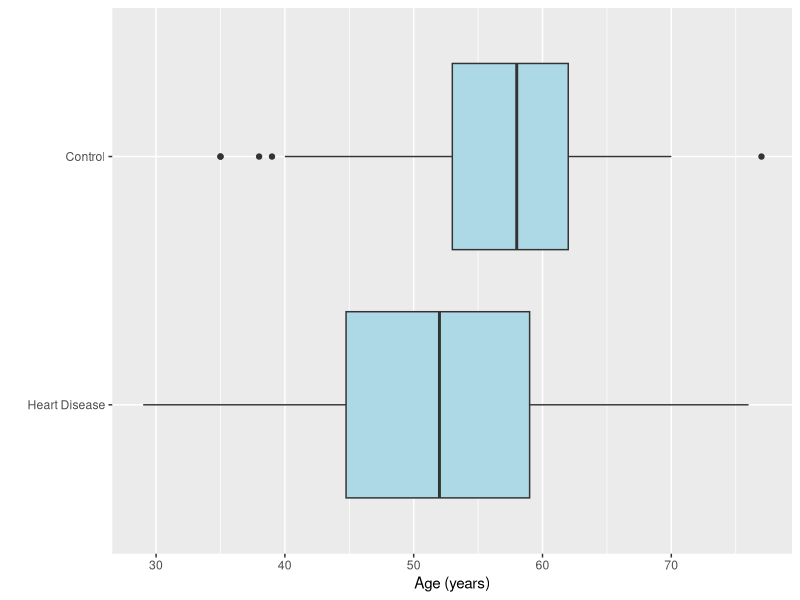
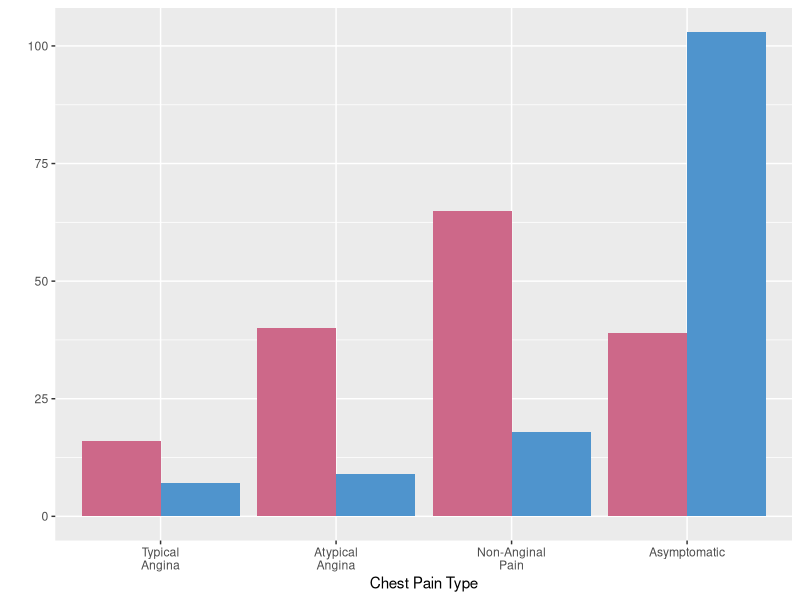
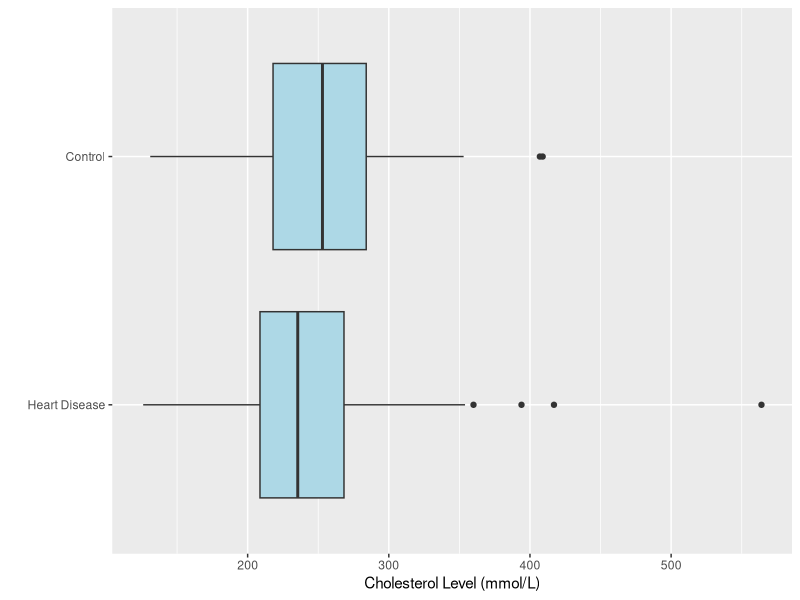
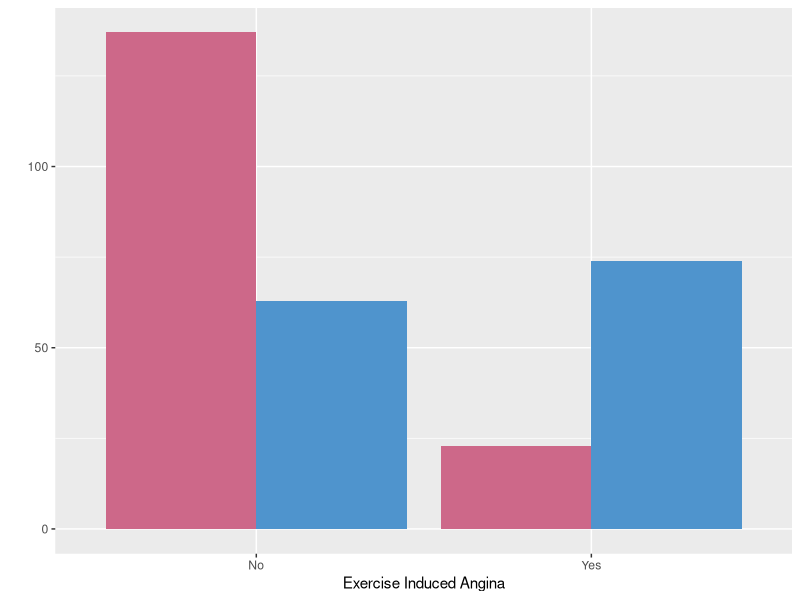
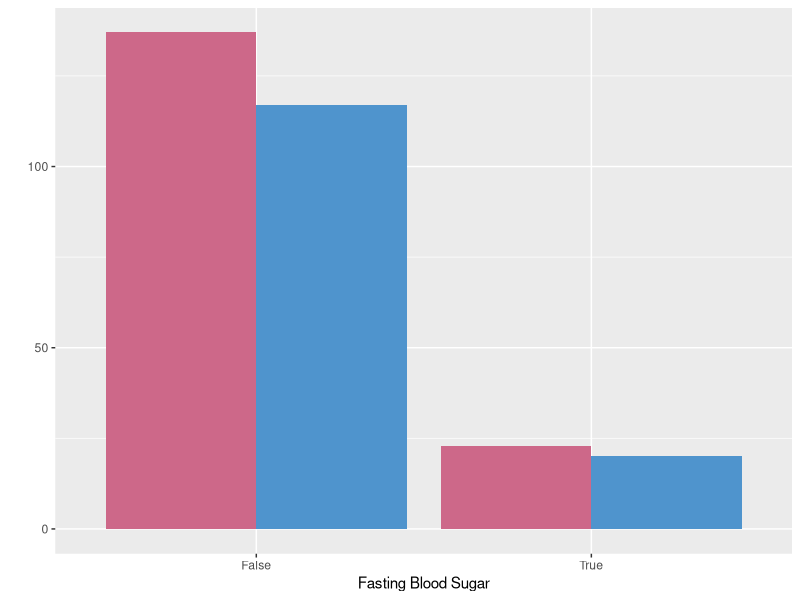
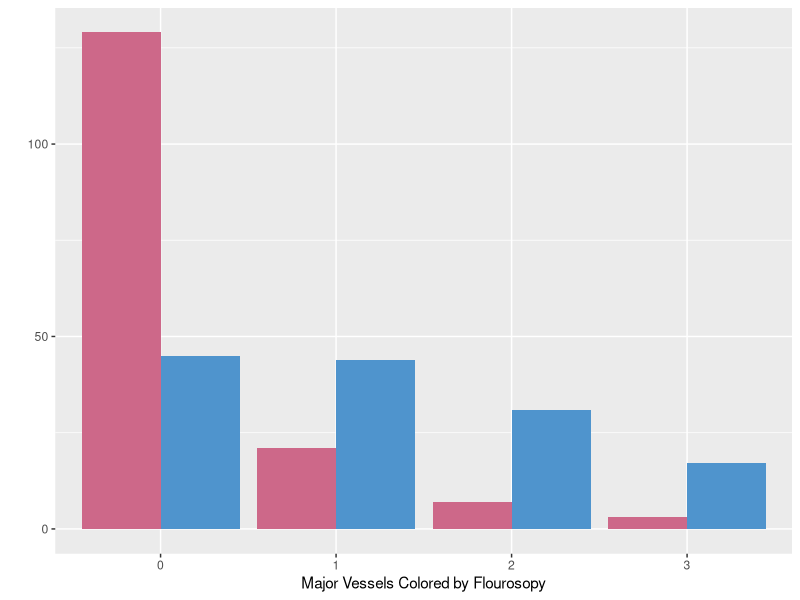

These charts were generated, in order, by the following R code:
## Heart Disease ##
## Kaylia Reynolds ##

## Libraries
library(ggplot2)
library(tidyverse)
library(gridExtra)
library(grid)

#############################################################

## Load Data
heart <- read_csv("derived_data/pure_heart.txt",
                  col_names = TRUE)

# nrow(heart)

#############################################################

## Cleaning
# Factors
cols.to.change <- c(2, 3, 6, 7, 9, 11, 12, 13, 14)
heart[, cols.to.change] <- lapply(heart[, cols.to.change], factor)
# str(heart)

#############################################################

## Continuous Plots
# Age
age.bx <- ggplot(heart, aes(x = disease.status, y = age)) + 
	geom_boxplot(fill = "lightblue") +
	xlab("") +
	coord_flip() +
	ylab("Age (years)") +
	scale_x_discrete(labels = c("Heart Disease", "Control"))

# Resting Blood Pressure
restingbp.bx <- ggplot(heart, aes(x = disease.status, y = restingbp)) + 
	geom_boxplot(fill = "lightblue") +
	xlab("") +
	coord_flip() +
	ylab("Resting Blood Pressure (mmHg)") +
	scale_x_discrete(labels = c("Heart Disease", "Control"))

# Cholesterol Count
cholest.bx <- ggplot(heart, aes(x = disease.status, y = cholest)) + 
	geom_boxplot(fill = "lightblue") +
	xlab("") +
	coord_flip() +
	ylab("Cholesterol Level (mmol/L)") +
	scale_x_discrete(labels = c("Heart Disease", "Control"))

# Maximum Heart Rate
maxheartrate.bx <- ggplot(heart, aes(x = disease.status, y = maxheartrate)) + 
	geom_boxplot(fill = "lightblue") +
	xlab("") +
	coord_flip() +
	ylab("Maximum Heart Rate (bpm)") +
	scale_x_discrete(labels = c("Heart Disease", "Control"))

# SOMETHING
st.depress.bx <- ggplot(heart, aes(x = disease.status, y = st.depress)) + 
	geom_boxplot(fill = "lightblue") +
  xlab("") +
	coord_flip() +
	ylab("ST Depression Induced by Exercise Relative to Rest (mm)") +
	scale_x_discrete(labels = c("Heart Disease", "Control"))

lay <- rbind(c(1,1,1,1,10),
             c(2,2,2,2,10),
             c(3,3,3,3,10),
             c(4,4,4,4,10),
             c(5,5,5,5,10))

# All Continuous Vars
#grid.arrange(age.bx, restingbp.bx, cholest.bx, maxheartrate.bx, st.depress.bx, 
#            left = "Disease Status",
#            top = textGrob("Continuous Variable Distributions", gp = gpar(fontsize = 15)),
#            layout_matrix = lay)

cont.vars <- arrangeGrob(age.bx, restingbp.bx, cholest.bx, maxheartrate.bx, st.depress.bx,
                         left = textGrob("Disease Status", gp = gpar(fontsize = 15), rot = 90),
                         top = textGrob("Continuous Variable Distributions", gp = gpar(fontsize = 18)),
                         layout_matrix = lay)

ggsave("figures/cont_var_distributions.png", cont.vars, width = 5, height = 6)


#############################################################

## Discrete Plots

# Set colors
bar.cols <- c("palevioletred3", "steelblue3")

# Sex Counts
sex.cnt <- ggplot(heart, aes(sex)) + 
	geom_bar(aes(fill = disease.status), position = "dodge") + 
	xlab("Sex") + 
	ylab("") +
	scale_fill_manual(values = bar.cols,
				name = "Disease Status", 
				labels = c("Control", "Heart Disease")) +
  theme(legend.position="right") +
  scale_x_discrete(breaks=c("0","1"),
                   labels=c("Female", "Male"))

# Chest Pain Counts
chest.cnt <- ggplot(heart, aes(chest.pain)) + 
	geom_bar(aes(fill = disease.status), position = "dodge") + 
	xlab("Chest Pain Type") + 
	ylab("") +
	scale_fill_manual(values = bar.cols,
				name = "Disease Status", 
				labels = c("Control", "Heart Disease")) +
  theme(legend.position="none") +
  scale_x_discrete(breaks=c("1","2", "3", "4"),
                   labels=c("Typical\nAngina", "Atypical\nAngina", "Non-Anginal\nPain", "Asymptomatic"))

# Fasting Counts
fasting.cnt <- ggplot(heart, aes(fastingbs)) + 
	geom_bar(aes(fill = disease.status), position = "dodge") + 
	xlab("Fasting Blood Sugar") + 
	ylab("") +
	scale_fill_manual(values = bar.cols,
				name = "Disease Status", 
				labels = c("Control", "Heart Disease")) +
  theme(legend.position="none") +
  scale_x_discrete(breaks=c("0","1"),
                   labels=c("False", "True"))

# Resting Counts
restingec.cnt <- ggplot(heart, aes(restingec)) + 
	geom_bar(aes(fill = disease.status), position = "dodge") + 
	xlab("Resting Electrocardiographic Results") + 
	ylab("") +
	scale_fill_manual(values = bar.cols,
				name = "Disease Status", 
				labels = c("Control", "Heart Disease")) +
  theme(legend.position="none") +
  scale_x_discrete(breaks=c("0","1", "2"),
                   labels=c("Normal", "ST-T Wave\n Abnormality", "Left Ventricular\nHypertrophy"))

# Old Peak Counts
oldpeak.cnt <- ggplot(heart, aes(oldpeak)) + 
	geom_bar(aes(fill = disease.status), position = "dodge") + 
	xlab("Peak Exercise ST Segment Slope") + 
	ylab("") +
  scale_fill_manual(values = bar.cols,
    name = "Disease Status", 
		labels = c("Control", "Heart Disease")) +
  theme(legend.position="none") +
  scale_x_discrete(breaks=c("1","2", "3"),
                   labels=c("Upsloping", "Flat", "Downsloping"))

# Exercise Counts
exercise.cnt <- ggplot(heart, aes(exercise.ang)) + 
	geom_bar(aes(fill = disease.status), position = "dodge") + 
	xlab("Exercise Induced Angina") + 
	ylab("") +
	scale_fill_manual(values = bar.cols,
				name = "Disease Status", 
				labels = c("Control", "Heart Disease")) +
  theme(legend.position="none") +
  scale_x_discrete(breaks=c("0","1"),
                   labels=c("No", "Yes"))

# Max Vessels Counts
mag.vessels.cnt <- ggplot(heart, aes(mag.vessels)) + 
	geom_bar(aes(fill = disease.status), position = "dodge") + 
	xlab("Major Vessels Colored by Flourosopy") + 
	ylab("") +
	scale_fill_manual(values = bar.cols,
				name = "Disease Status", 
				labels = c("Control", "Heart Disease")) +
  theme(legend.position="none")

# Thal Counts
thal.cnt <- ggplot(heart, aes(thal)) + 
	geom_bar(aes(fill = disease.status), position = "dodge") + 
	xlab("Thalium") + 
	ylab("") +
	scale_fill_manual(values = bar.cols,
				name = "Disease Status", 
				labels = c("Control", "Heart Disease")) +
  theme(legend.position="none") +
  scale_x_discrete(breaks=c("3", "6","7"),
                   labels=c("Normal", "Fixed\nDefect", "Reversable\nDefect"))  
  
# Layout
third.lay <- rbind(c(1,1,1,1,2,2,2,2,9,9),
                   c(4,4,4,4,5,5,5,5,9,9),
                   c(7,7,7,7,8,8,8,8,9,9),
                   c(3,3,3,3,6,6,6,6,9,9))

# Function for Extracting a Legend
g_legend <- function(a.gplot){
  tmp <- ggplot_gtable(ggplot_build(a.gplot))
  leg <- which(sapply(tmp$grobs, function(x) x$name) == "guide-box")
  legend <- tmp$grobs[[leg]]
  return(legend)
}

mylegend <- g_legend(sex.cnt)

# All Discrete Vars
#grid.arrange(arrangeGrob(sex.cnt + theme(legend.position="none"),
#                         mag.vessels.cnt, exercise.cnt, oldpeak.cnt, 
#                         restingec.cnt, fasting.cnt, chest.cnt, thal.cnt, 
#                         mylegend, layout_matrix = third.lay),
#	top = textGrob("Discrete Variable Distributions", gp = gpar(fontsize = 18)),
#	left = textGrob("Count", gp = gpar(fontsize = 15), rot = 90))

# Plot and Save
discrete.vars <- arrangeGrob(arrangeGrob(sex.cnt + theme(legend.position="none"),
                                         mag.vessels.cnt, exercise.cnt, oldpeak.cnt, 
                                         restingec.cnt, fasting.cnt, chest.cnt, thal.cnt, 
                                         mylegend, layout_matrix = third.lay),
                             top = textGrob("Discrete Variable Distributions", gp = gpar(fontsize = 18)),
                             left = textGrob("Count", gp = gpar(fontsize = 15), rot = 90))

ggsave("figures/disc_var_distributions.png", discrete.vars, height = 9, width = 9.5)

